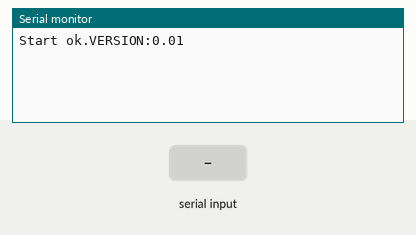
Recording of a sketch running on a simulated ESP32. Parts: the last lines printed to the serial monitor. Inputs (shaded band) come from the test bench. The modem accepts every AT command (registered, SIM ready, sends succeed) and sends nothing else.

Above: at 1.2 s.
1.3 s: "VERSION" received over Serial
At 1.7 s:
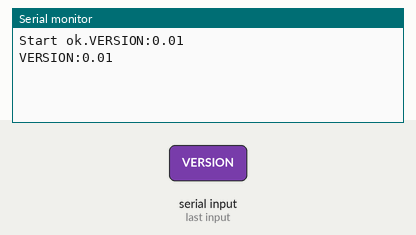
2.8 s: "VERSION" received over the second serial link
At 3.4 s:
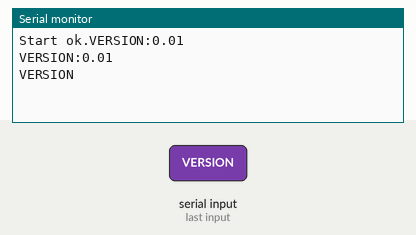
4.3 s: "apn" received over Serial
At 5.2 s:
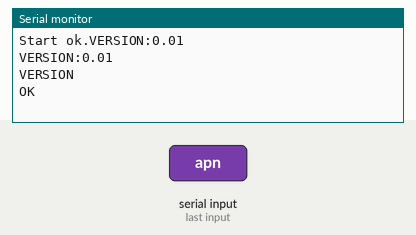
5.9 s: "AT" received over the second serial link
At 6.4 s:
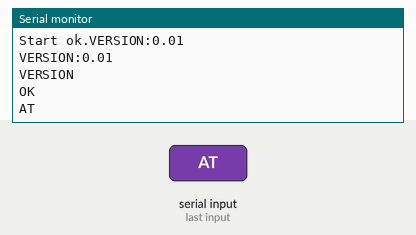
7.4 s: "conn" received over Serial
At 8.7 s:
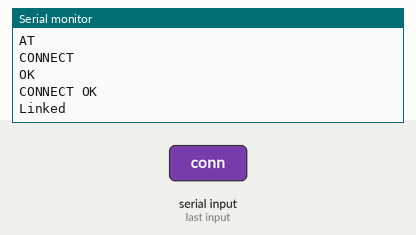
9.0 s: "apn" received over the second serial link
At 9.5 s:
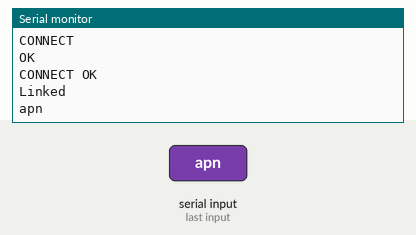

Measured:
- after the input at 1.3 s, the serial monitor: prints a new line after 0.08 s (image 1)
- after the input at 2.8 s, the serial monitor: prints a new line after 0.06 s (image 2)
- after the input at 4.3 s, the serial monitor: prints a new line after 0.15 s (image 3)
- after the input at 5.9 s, the serial monitor: prints a new line after 0.08 s (image 4)
- after the input at 7.4 s, the serial monitor: prints a new line after 0.11 s (image 5)
- after the input at 9.0 s, the serial monitor: prints a new line after 0.10 s (image 6)

The sketch:

SIM800_TEST_0.ino
```cpp
#include <HardwareSerial.h>

#define  VERSION "0.01" //Версия  прошивки
#define RXD2 16 //RXX2 pin
#define TXD2 17 //TX2 pin
#define Timeout 50 //Ограничиваем время ожидания  конца пакетов

HardwareSerial SIM800(2);

uint32_t Timer0 = 0;
uint32_t Timer1 = 0;

char Message[64];
int LenBuf = 0;

void setup()
{
 Start();
}

void loop()
{

  if(millis() - Timer0 > 50)
  {
    Timer0 = millis();
    if(Serial.available())
    {
      LenBuf = Serial.readBytes(Message, 64);
      AcceptSerial();
      ClearMessage();
    }
    if(SIM800.available())
    {
      LenBuf = SIM800.readBytes(Message, 64);
      Serial.print(Message);
      ClearMessage();
    }
  }

}

void Start()
{
  Serial.begin(115200);
  Serial.setTimeout(Timeout);
  SIM800.begin(9600, SERIAL_8N1, RXD2, TXD2);
  SIM800.setTimeout(Timeout);
  Serial.printf("Start ok.VERSION:%s\r\n", VERSION);
}

void AcceptSerial()
{
  /*
  for(int  i = 0; i < LenBuf; i++)//Принудительно переводим все в нижний регистр
  {
    if(Message[i]<= 0x5a && Message[i] >= 0x41)
    { //Проверяем большая ли буква
       Message[i] = Message[i] + 32; //Переводим  в нижний  регистр
    }
  }
  */
  if(strncmp(Message, "VERSION", 7) == 0)
  {
    Serial.printf("VERSION:%s\r\n",VERSION);
  }
  else if(strncmp(Message, "AT", 2) == 0)
  {
    SIM800.printf(Message);
  }
  else if(strncmp(Message, "apn", 3) == 0)
  {
    SIM800.printf("AT+CSTT=\"internet.mts.ru\",\"mts\",\"mts\"\r");
  }
  else if(strncmp(Message, "conn", 4) == 0)
  {
    SIM800.printf("AT+CIPSTART=\"TCP\",\"app.wialonlocal.com\",\"20332\"\r");
  }
  else if(strncmp(Message, "cipstatus", 9) == 0)
  {
    SIM800.printf("AT+CIPSTATUS\r");
  }
  else if(strncmp(Message, "ciicr", 5) == 0)
  {
    SIM800.printf("AT+CIICR\r");
  }
  else if(strncmp(Message, "login", 5) == 0)
  {
    SIM800.printf("AT+CIPSEND=11\r");
    //#L#911;NA
  }
  else if(strncmp(Message, "sendlogin", 9) == 0)
  {
    Serial.printf("Отправка пакета  логина\r\n");
    char pack[] = {0x23, 0x4C, 0x23, 0x39, 0x31, 0x31, 0x3B, 0x4E, 0x41, 0x0D, 0x0A};
    SIM800.printf(pack);
    SIM800.print(0x1a);
    Serial.printf("Отправлено...\r\n");
    //#L#911;NA
  }
  else if(strncmp(Message, "ciprxget", 8) == 0)
  {
    SIM800.printf("AT+CIPRXGET=2,64\r");
  }
  else if(strncmp(Message, "cgatt?", 6) == 0)
  {
    SIM800.printf("AT+CGATT?\r");
  }
  else if(strncmp(Message, "pack", 4) == 0)
  {
    SIM800.printf("AT+CIPSEND=75\r");
  }
  else if(strncmp(Message, "sendpack", 8) == 0)
  {
    SIM800.printf("#D#050226;095129;NA;NA;NA;NA;0;0;0;0;0;NA;NA;;123123123;IN205:2:971260.99\r\n");
    SIM800.print(0x1A);
  }

}

/*Алгоритм работы модема
AT+CSTT="internet.mts.ru","mts","mts"
AT+CIPSTART="TCP","nl.gpsgsm.org","20332" установить коннект
AT+CIPSTART="TCP","trackhub.wialonlocal.com","20332" установить коннект
trackhub.wialonlocal.com:20332
AT+CIPSTART="TCP","5.34.210.2","20332"
AT+CIPSTART="UDP","trackhub.wialonlocal.com","20332"
AT+CIPCLOSE Закть коннет
911#SD#160725;133000;NA;NA;NA;NA;10;15;20;1\r\n

*/

void ClearMessage()
{
  for(int i = 0; i < 64; i++)
  {
    Message[i] = 0x00;
  }
}
```
